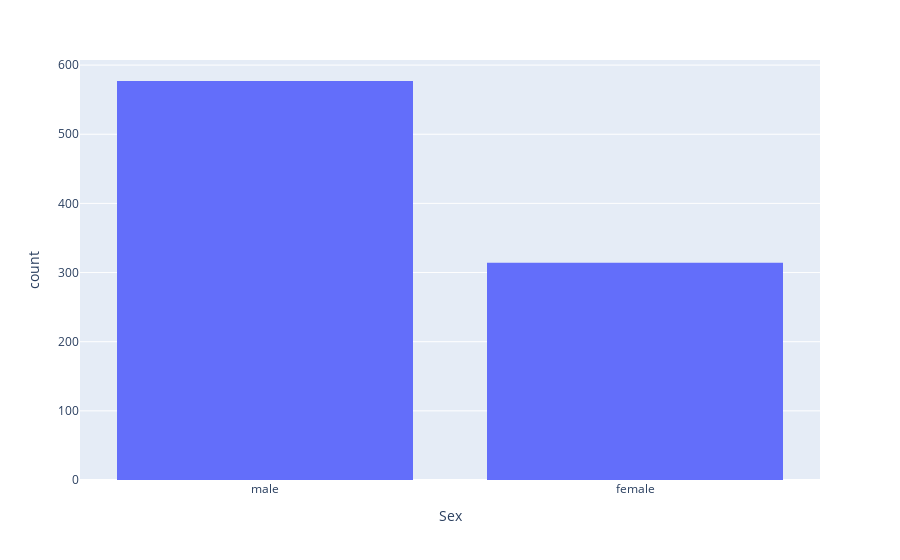

Notebook code cell kept with this figure:
### Markdown cell above
All good data analysis projects begin with trying to answer questions. Now that we know what column category data we have let's think of some questions or insights we would like to obtain from the data. So here's a list of questions we'll try to answer using our new data analysis skills!

First some basic questions:

1.) Who were the passengers on the Titanic? (Ages,Gender,Class,..etc)
2.) What deck were the passengers on and how does that relate to their class?
3.) Where did the passengers come from?
4.) Who was alone and who was with family?

Then we'll dig deeper, with a broader question:

5.) What factors helped someone survive the sinking?
So let's start with the first question: Who were the passengers on the titanic?

### Code cell
px.histogram(titanic_df, x="Sex",barmode="group")

### Figure 1 — Plotly figure (JSON) as saved in the notebook; plotly's stock layout.template omitted (floating-point values rounded to 4 significant figures; data arrays with more than 128 entries replaced by an {"elided": "..."} marker saying what was removed)
{"data": [{"alignmentgroup": "True", "bingroup": "x", "hovertemplate": "Sex=%{x}<br>count=%{y}<extra></extra>", "legendgroup": "", "marker": {"color": "#636efa", "pattern": {"shape": ""}}, "name": "", "offsetgroup": "", "orientation": "v", "showlegend": false, "type": "histogram", "x": {"elided": "891 str values"}, "xaxis": "x", "yaxis": "y"}], "layout": {"barmode": "group", "legend": {"tracegroupgap": 0}, "margin": {"t": 60}, "xaxis": {"anchor": "y", "domain": [0, 1], "title": {"text": "Sex"}}, "yaxis": {"anchor": "x", "domain": [0, 1], "title": {"text": "count"}}}}
